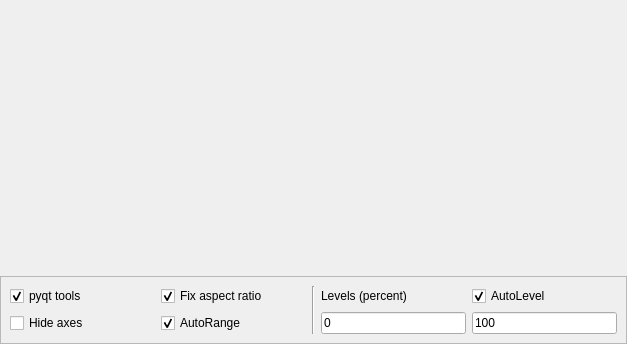
<?xml version="1.0" encoding="UTF-8"?>
<ui version="4.0">
 <class>Form</class>
 <widget class="QWidget" name="Form">
  <property name="geometry">
   <rect>
    <x>0</x>
    <y>0</y>
    <width>627</width>
    <height>344</height>
   </rect>
  </property>
  <property name="sizePolicy">
   <sizepolicy hsizetype="Expanding" vsizetype="Expanding">
    <horstretch>0</horstretch>
    <verstretch>0</verstretch>
   </sizepolicy>
  </property>
  <property name="windowTitle">
   <string>Form</string>
  </property>
  <layout class="QGridLayout" name="gridLayout_2">
   <property name="sizeConstraint">
    <enum>QLayout::SetNoConstraint</enum>
   </property>
   <property name="leftMargin">
    <number>0</number>
   </property>
   <property name="topMargin">
    <number>0</number>
   </property>
   <property name="rightMargin">
    <number>0</number>
   </property>
   <property name="bottomMargin">
    <number>0</number>
   </property>
   <item row="1" column="0">
    <widget class="QLabel" name="label_crosshairpos">
     <property name="sizePolicy">
      <sizepolicy hsizetype="Expanding" vsizetype="Minimum">
       <horstretch>0</horstretch>
       <verstretch>0</verstretch>
      </sizepolicy>
     </property>
     <property name="maximumSize">
      <size>
       <width>16777215</width>
       <height>50</height>
      </size>
     </property>
     <property name="text">
      <string/>
     </property>
     <property name="textFormat">
      <enum>Qt::RichText</enum>
     </property>
    </widget>
   </item>
   <item row="2" column="0">
    <widget class="QFrame" name="frame">
     <property name="sizePolicy">
      <sizepolicy hsizetype="Expanding" vsizetype="Minimum">
       <horstretch>0</horstretch>
       <verstretch>0</verstretch>
      </sizepolicy>
     </property>
     <property name="maximumSize">
      <size>
       <width>16777215</width>
       <height>100</height>
      </size>
     </property>
     <property name="frameShape">
      <enum>QFrame::StyledPanel</enum>
     </property>
     <property name="frameShadow">
      <enum>QFrame::Raised</enum>
     </property>
     <layout class="QGridLayout" name="gridLayout">
      <item row="2" column="1">
       <widget class="QCheckBox" name="checkbox_aspectratio">
        <property name="sizePolicy">
         <sizepolicy hsizetype="Expanding" vsizetype="Minimum">
          <horstretch>0</horstretch>
          <verstretch>0</verstretch>
         </sizepolicy>
        </property>
        <property name="text">
         <string>Fix aspect ratio</string>
        </property>
        <property name="checked">
         <bool>true</bool>
        </property>
       </widget>
      </item>
      <item row="3" column="0">
       <widget class="QCheckBox" name="checkbox_axes">
        <property name="sizePolicy">
         <sizepolicy hsizetype="Expanding" vsizetype="Minimum">
          <horstretch>0</horstretch>
          <verstretch>0</verstretch>
         </sizepolicy>
        </property>
        <property name="text">
         <string>Hide axes</string>
        </property>
        <property name="checked">
         <bool>false</bool>
        </property>
       </widget>
      </item>
      <item row="3" column="4">
       <widget class="QLineEdit" name="lineEdit_maxLevel">
        <property name="inputMask">
         <string/>
        </property>
        <property name="text">
         <string>100</string>
        </property>
        <property name="readOnly">
         <bool>true</bool>
        </property>
        <property name="placeholderText">
         <string>max</string>
        </property>
       </widget>
      </item>
      <item row="2" column="4">
       <widget class="QCheckBox" name="checkbox_autolevel">
        <property name="sizePolicy">
         <sizepolicy hsizetype="Expanding" vsizetype="Minimum">
          <horstretch>0</horstretch>
          <verstretch>0</verstretch>
         </sizepolicy>
        </property>
        <property name="text">
         <string>AutoLevel</string>
        </property>
        <property name="checked">
         <bool>true</bool>
        </property>
       </widget>
      </item>
      <item row="3" column="3">
       <widget class="QLineEdit" name="lineEdit_minLevel">
        <property name="text">
         <string>0</string>
        </property>
        <property name="readOnly">
         <bool>true</bool>
        </property>
        <property name="placeholderText">
         <string>min</string>
        </property>
       </widget>
      </item>
      <item row="3" column="1">
       <widget class="QCheckBox" name="checkbox_autorange">
        <property name="sizePolicy">
         <sizepolicy hsizetype="Expanding" vsizetype="Minimum">
          <horstretch>0</horstretch>
          <verstretch>0</verstretch>
         </sizepolicy>
        </property>
        <property name="text">
         <string>AutoRange</string>
        </property>
        <property name="checked">
         <bool>true</bool>
        </property>
       </widget>
      </item>
      <item row="2" column="3">
       <widget class="QLabel" name="label_levels">
        <property name="text">
         <string>Levels (percent)</string>
        </property>
       </widget>
      </item>
      <item row="2" column="0">
       <widget class="QCheckBox" name="checkbox_tools">
        <property name="sizePolicy">
         <sizepolicy hsizetype="Expanding" vsizetype="Minimum">
          <horstretch>0</horstretch>
          <verstretch>0</verstretch>
         </sizepolicy>
        </property>
        <property name="text">
         <string>pyqt tools</string>
        </property>
        <property name="checked">
         <bool>true</bool>
        </property>
       </widget>
      </item>
      <item row="2" column="2" rowspan="2">
       <widget class="Line" name="line">
        <property name="orientation">
         <enum>Qt::Vertical</enum>
        </property>
       </widget>
      </item>
     </layout>
    </widget>
   </item>
   <item row="0" column="0">
    <widget class="QWidget" name="widget" native="true">
     <property name="sizePolicy">
      <sizepolicy hsizetype="Expanding" vsizetype="Expanding">
       <horstretch>0</horstretch>
       <verstretch>0</verstretch>
      </sizepolicy>
     </property>
    </widget>
   </item>
  </layout>
 </widget>
 <resources/>
 <connections/>
</ui>
